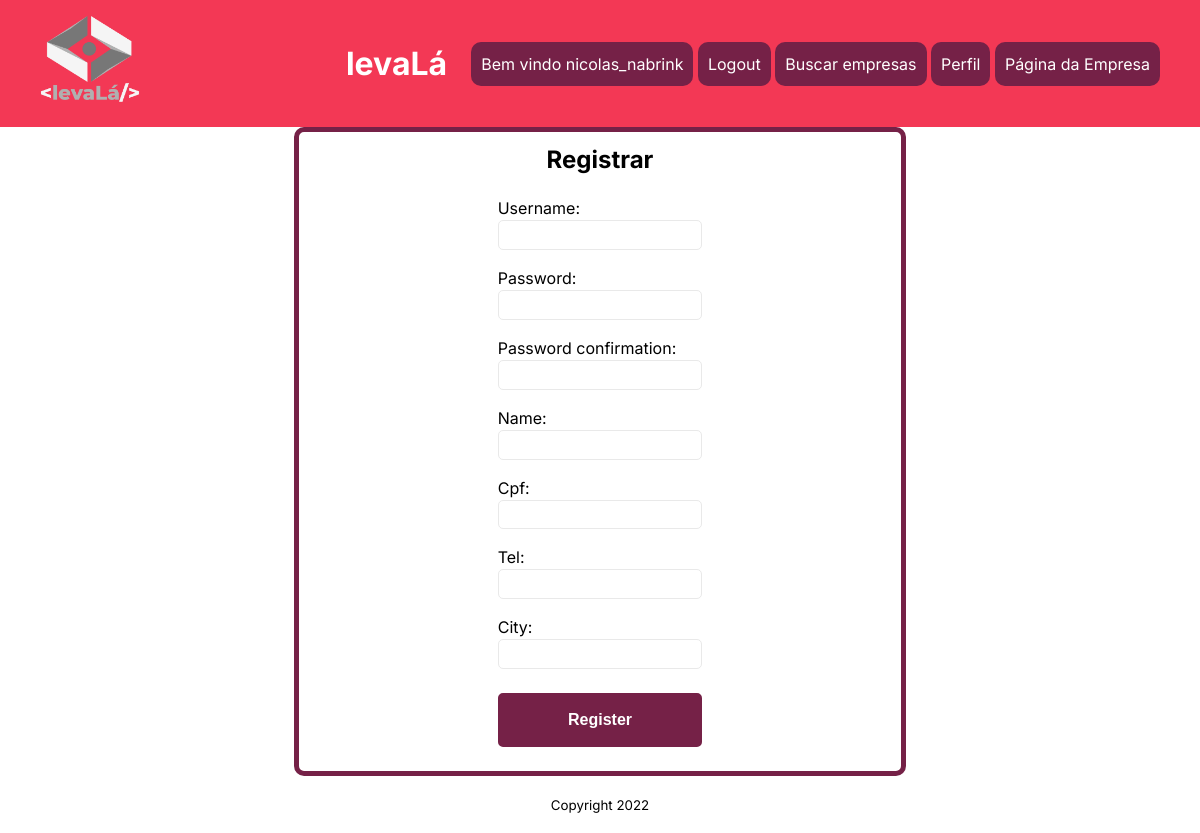
/user/client_register/ (signed in), run on an earlier commit of the app's database.
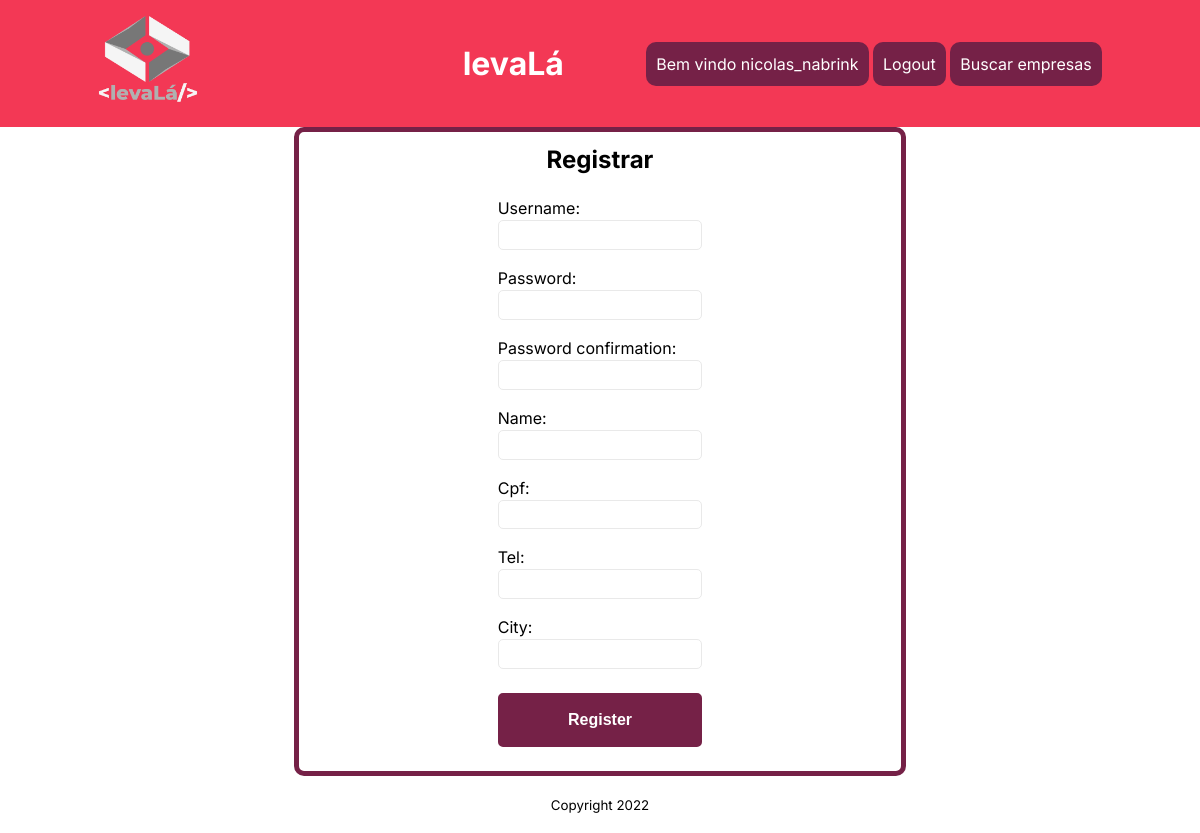
And on a later commit of the database.
### user/views.py (the view, shortened to what this page needs)
# urls.py: path('client_register/',views.customer_register.as_view(), name='client_register'),
class customer_register(CreateView):
    model = User
    form_class = ClientSignUpForm
    template_name = 'user/client_register.html'

### user/forms.py (shortened to what this page needs)
class ClientSignUpForm(UserCreationForm):
    name = forms.CharField(required=True)
    cpf = forms.CharField(required=True)
    tel = forms.CharField(required=True)
    city = forms.CharField(required=True)
    class Meta(UserCreationForm.Meta):
        model = User

### user/templates/user/client_register.html (shortened to what this page needs)
{% extends 'base.html' %}
{% block content %}
{% load widget_tweaks %}
    <section>
                  <h2>Registrar</h2> <br>
                <div class="card-body">
                    <form action="{% url 'client_register' %}" method="POST" novalidate>
                         {% for field in form.visible_fields %}
                           <div class="form-group">
                               {{ field.label_tag }}
                                  {% render_field field class="form-control" %}
                         {% endfor %}
                             <input type="submit" value="Register" class="btn btn-block btn-primary">
                           </div>
                    </form>
                 </div>
      </section>
</body>
{% endblock content %}

### templates/base.html (shortened to what this page needs)
{% load static %}
<!DOCTYPE html>
<html lang="en">
<head>
    <link rel="stylesheet" type="text/css" href="{% static 'style.css' %}">
</head>
<body>
    <header id="cabecalho-principal">
        <a href="{% url 'index' %}"> <img src="{% static 'levala branco.png' %}" width="100"> </a>
        <h1> &nbsp &nbsp &nbsp &nbsp &nbsp &nbsp &nbsp &nbsp &nbsp &nbsp &nbsp &nbsp levaLá</h1>
        <nav id="navegacao-principal">
            {% if user.is_authenticated%}
            <li>Bem vindo {{ user.username }}</li>
            <li><a href="{% url 'logout' %}">Logout</a></li>
            <li><a href="{% url 'companies:list' %}">Buscar empresas</a></li>
                {% if user.is_client %}
                <li><a href="{% url 'profile' user.id %}">Perfil</a></li>
                {% endif %}
                {% if user.is_company %}
                <li><a href="{% url 'companies:detail' user.id %}">Página da Empresa</a></li>
                {% endif %}
            {% else %}
            <li><a href="{% url 'register' %}">Registrar</a></li>
            <li><a href="{% url 'login' %}">Login</a> </li>
            <li><a href="{% url 'companies:list' %}">Buscar empresas</a></li>
            {% endif %}
        </nav>
    </header>
    <main id="conteiner-principal">
        {% block content %}
        {% endblock content %}
    <footer id="rodape-principal">
        <p>
            <small>Copyright 2022</small>
        </p>
    </footer>
</body>
</html>

What changed in the data, as far as the page shows it:
changed User "nicolas_nabrink": is_client True → False (drawn); is_company True → False (drawn)
Also different on the page:
text no longer shown: "Perfil Página da Empresa"
